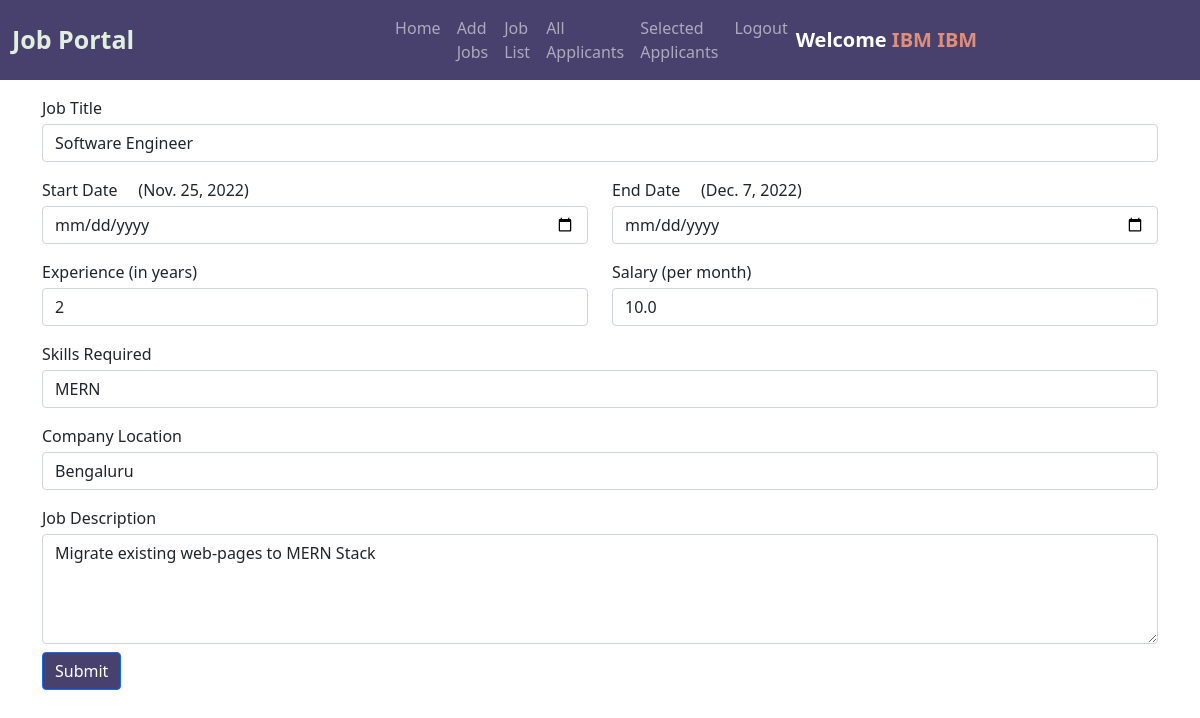
The page /edit_job/6/ (signed in) on the database its author committed.
### jobs/models.py (models this page shows, shortened)
class Job(models.Model):
    company = models.ForeignKey(Company, on_delete=models.CASCADE)
    start_date = models.DateField()
    end_date = models.DateField()
    title = models.CharField(max_length=200)
    salary = models.FloatField()
    image = models.ImageField(upload_to="")
    description = models.TextField(max_length=400)
    experience = models.CharField(max_length=100)
    location = models.CharField(max_length=100)
    skills = models.CharField(max_length=200)
    creation_date = models.DateField()

### jobs/views.py (the view, shortened to what this page needs)
# urls.py: path("edit_job/<int:myid>/", views.edit_job, name="edit_job"),
def edit_job(request, myid):
    if not request.user.is_authenticated:
        return redirect("/company_login")
    job = Job.objects.get(id=myid)
    return render(request, "edit_job.html", {'job':job})

### jobs/templates/edit_job.html (shortened to what this page needs)
{% extends 'company_navbar.html' %}
{% block body %}
<form class="container mt-3" method="POST" enctype="multipart/form-data">
    <div class="row">
        <div class="form-group col-md-12">
            <label>Job Title</label>
            <input type="text" class="form-control mt-1" name="job_title" id="job_title" value="{{job.title}}" required>
        </div>
    </div>
    <div class="row mt-3">
        <div class="form-group col-md-6">
            <label>Start Date</label>&nbsp;&nbsp;&nbsp;&nbsp;&nbsp;({{job.start_date}})
            <input type="date" class="form-control mt-1" name="start_date" id="start_date">
        </div>
        <div class="form-group col-md-6">
            <label>End Date</label>&nbsp;&nbsp;&nbsp;&nbsp;&nbsp;({{job.end_date}})
            <input type="date" class="form-control mt-1" name="end_date" id="end_date">
        </div>
    </div>
    <div class="row mt-3">
        <div class="form-group col-md-6">
            <label>Experience (in years)</label>
            <input type="text" class="form-control mt-1" name="experience" id="experience" value="{{job.experience}}" required>
        </div>
        <div class="form-group col-md-6">
            <label>Salary (per month)</label>
            <input type="tel" class="form-control mt-1" name="salary" id="salary" value="{{job.salary}}" required>
        </div>
    </div>
    <div class="row mt-3">
        <div class="form-group col-md-12">
            <label>Skills Required</label>
            <input type="text" class="form-control mt-1" name="skills" id="skills" value="{{job.skills}}" required>
        </div>
        </div>
    <div class="row mt-3">
        <div class="form-group col-md-12">
            <label>Company Location</label>
            <input type="text" class="form-control mt-1" name="location" id="location" value="{{job.location}}" required>
        </div>
    </div>
    <div class="row mt-3">
        <div class="form-group col-md-12">
            <label>Job Description</label>
            <textarea name="description" id="description" class="form-control mt-1" cols="30" rows="4" required>{{job.description}}</textarea>
        </div>
    </div>
<input type="submit" value="Submit" class="btn btn-primary mt-2" style="background-color: #49416dff" >
</form>
{% endblock %}

### jobs/templates/company_navbar.html (shortened to what this page needs)
<!doctype html>
<html lang="en">
<head>
  <link href="https://cdn.jsdelivr.net/npm/bootstrap@5.0.2/dist/css/bootstrap.min.css" rel="stylesheet"
>
  <link rel="stylesheet" href="https://cdnjs.cloudflare.com/ajax/libs/font-awesome/5.15.3/css/all.min.css">
</head>
<body>
  <nav class="navbar navbar-expand-lg navbar-dark sticky-top">
    <div class="container-fluid">
      <a class="navbar-brand" href="/"><span class="head1">Job Portal</span></a>
    <div class="container w-50">
      <div class="collapse navbar-collapse" id="navbarSupportedContent">
        <ul class="navbar-nav me-auto mb-2 mb-lg-0">
          <li class="nav-item">
            <a class="nav-link {% block home %}{% endblock %}" aria-current="page" href="/company_homepage/">Home</a>
          </li>
          <li class="nav-item">
            <a class="nav-link {% block add_job %} {% endblock %}" aria-current="page" href="/add_job/">Add Jobs</a>
          </li>
          <li class="nav-item">
            <a class="nav-link {% block job_list %}{% endblock %}" href="/job_list/">Job List</a>
          </li>
          <li class="nav-item">
            <a class="nav-link {% block all_applicants %}{% endblock %}" href="/all_applicants/">All Applicants</a>
          </li>
          <li class="nav-item">
            <a class="nav-link {% block view_selected_applicants %}{% endblock %}" href="/selected_applicants/">Selected Applicants</a>
          </li>
          <li class="nav-item">
            <a class="nav-link" href="/logout/">Logout</a>
          </li>
        </ul>
        <a class="navbar-brand" style="font-weight: bold;"
          href="#">Welcome <span style = "color: #e08d79ff;">{{request.user.get_full_name}}</span></a>
      </div>
    </div>
  </nav>
  {% block body %}
  {% endblock %}
</body>
</html>

### jobs/templates/company_navbar.html (style rules this page uses)
.navbar { background-color: #49416dff; }
.head1 { color: #e0efdeff; font-size: 25px; font-weight: bold; height: 50px; }

### rows shown on the page
Job: job_title "Software Engineer", start_date "Nov. 25, 2022", end_date "Dec. 7, 2022", experience "2", salary "10.0", skills "MERN", location "Bengaluru", description "Migrate existing web-pages to MERN Stack"

### other values the page prints
{{ request.user.get_full_name }} "IBM IBM"
